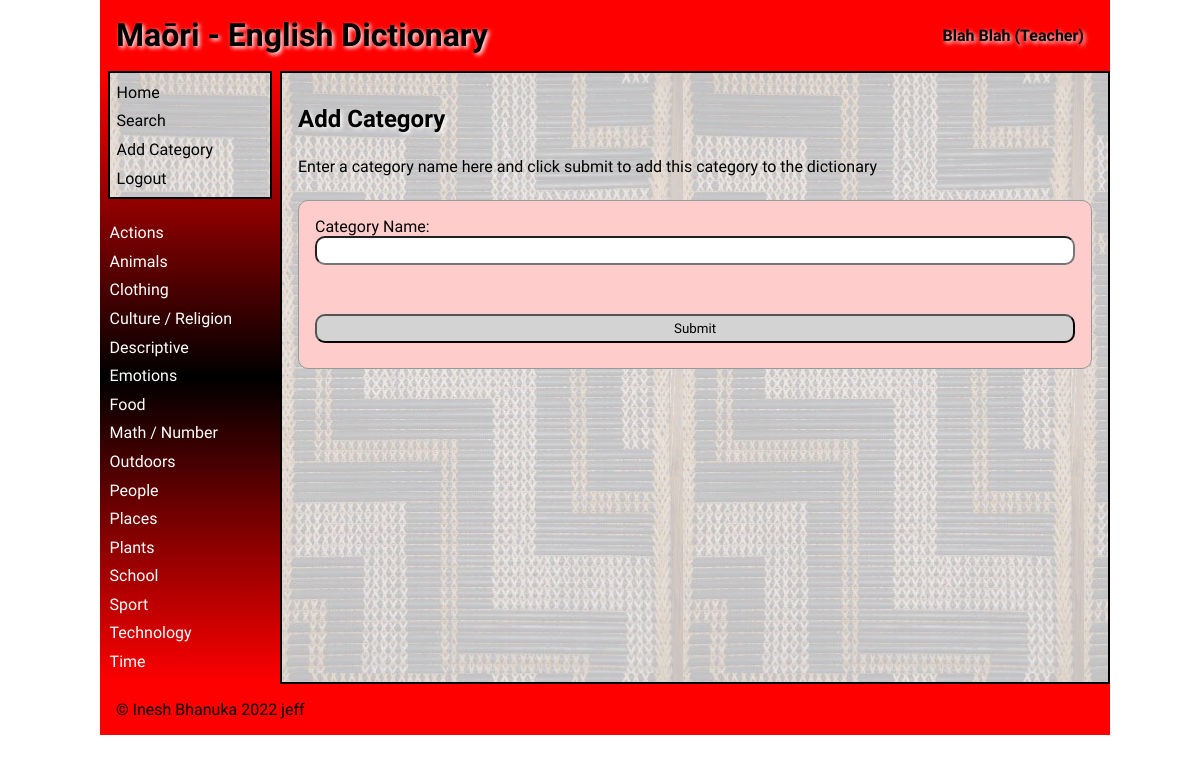
Before: /addcategory (signed in) with the older database file.
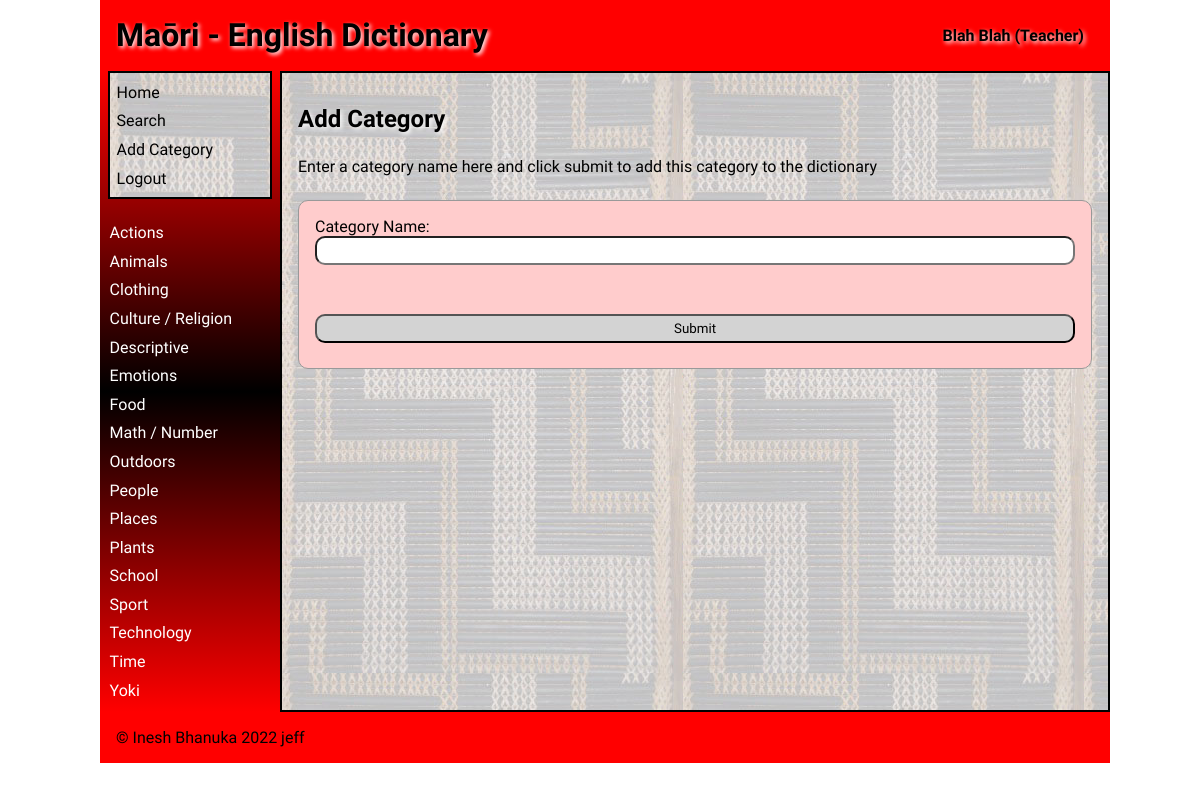
After: the same page with the newer database file.
### tables this page shows
CREATE TABLE "category"
(
    id            integer
        primary key autoincrement,
    category_name varchar(30) not null
);

### app.py (the view)
@app.route('/addcategory', methods=["POST", "GET"])
def render_add_category():
    if not is_logged_in() or not allow_edit():
        return redirect('/')
    if request.method == "POST":
        is_valid, return_url = validate_add_category(request.form)
        if not is_valid:
            return redirect(return_url)
        return redirect('/addcategory')
    error = request.args.get('error')
    return render_template('add_category.html'
                           , logged_in=is_logged_in()
                           , category_list=get_categories()
                           , allow_edit=allow_edit()
                           , error=error
                           , current_user=get_user())

### data_access.py (called while the page is built)
def get_connection(db_file):
    try:
        connection = sqlite3.connect(db_file)
        connection.execute('pragma foreign_keys=ON')
        return connection
    except Error as e:
        print(e)
    return None

def execute_query(query, args=None):
    connection = get_connection(DATABASE)
    cursor = connection.cursor()
    try:
        if args is None:
            cursor.execute(query)
        else:
            cursor.execute(query, args)
        query_results = cursor.fetchall()
    except sqlite3.Error as e:
        return e
    finally:
        if connection is not None:
            connection.close()
    return query_results

def get_allow_edit(email):
    query = """SELECT allow_edit
               FROM user_type
               WHERE id = (SELECT user_type_id FROM user_details WHERE email = ?)"""
    query_results = execute_query(query, [email])
    if issubclass(type(query_results), Error) or len(query_results) == 0:
        return None
    return query_results[0][0]

def get_category_list():
    category_list = execute_query("SELECT * FROM category ORDER BY category_name")
    if issubclass(type(category_list), Error):
        return []
    return category_list

### templates/add_category.html (shortened to what this page needs)
{%  extends 'base.html' %}
{% block main %}
<h2>Add Category</h2>
<p>Enter a category name here and click submit to add this category to the dictionary</p>
    <form class="dataForm" method="post">
            <div class="form-label">Category Name:</div>
            <div class="form-element"><input type="text" name = "category_name" required></div>
        <div class="form-group"></div>
            <div class="error">
            </div>
            <div id = "category-submit" class="form-element"><input style="background-color: lightgray;" type="submit" name = "submit" id = "submit" maxlength="30"></div>
        <div class="form-group"></div>
    </form>
{% endblock %}

### templates/base.html (shortened to what this page needs)
<!doctype html>
<html lang="en">
<head>
	<link href="{{ url_for('static', filename='css/style.css') }}" rel="stylesheet">
</head>
<body>
	<div id="container">
		<header>
			<span class="heading">Maōri - English Dictionary</span>
            <span class="right">{{ current_user }}</span>
		</header>
		<nav style="padding-top: 0">
			<ul>
                <div class="main-links">
                <li><a href="/" style="color: black;">Home</a></li>
				<li><a href="/search/~" style="color: black;">Search</a></li>
				{% if logged_in %}
                    {% if allow_edit %}
					    <li><a href="/addcategory" style="color: black;">Add Category</a></li>
                    {% endif %}
					<li><a href="/logout" style="color: black;">Logout</a></li>
                {% else %}
                    <li><a href="/login" style="color: black;">login</a></li>
                {% endif %}
                </div>
            <br>
                {% for category in category_list %}
                    <li><a href="/category/{{ category[0] }}">{{ category[1] }}</a></li>
                {% endfor %}
			</ul>
		</nav>
		<main style="border: solid black 2px">
            {% block main %}{% endblock %}
        </main>
		<footer>
			<span>
				&copy; Inesh Bhanuka 2022
			</span>
            <span>jeff</span>
		</footer>
	</div>
</body>
</html>

Changed rows visible on the page:
added category: category_name "Yoki"
